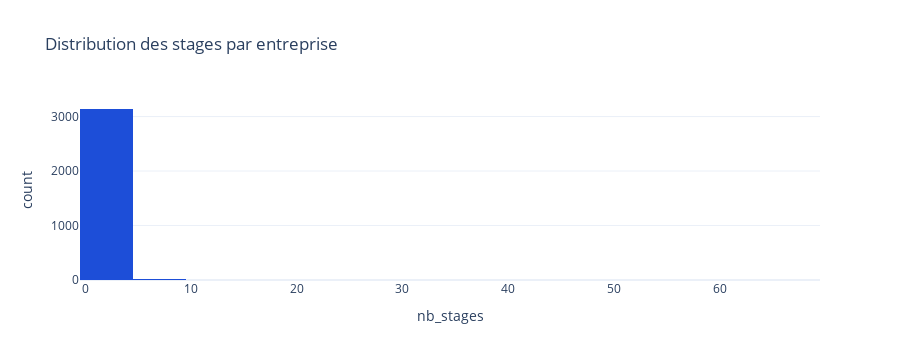

Here is the notebook cell this chart was saved with:
### Code cell
# Histogramme: distribution des stages par entreprise
if "Société" in cols or "Societe" in cols:
    ent_col = "\"Société\"" if "Société" in cols else "Societe"
    df_comp_hist = show_df(
        f"SELECT COUNT(*) AS nb_stages FROM stages_clean GROUP BY {ent_col}"
    )
else:
    df_comp_hist = None

if df_comp_hist is None or df_comp_hist.empty:
    fig = empty_fig("Distribution des stages par entreprise", "Aucune donnee entreprise.")
else:
    fig = px.histogram(df_comp_hist, x="nb_stages", nbins=20,
                       title="Distribution des stages par entreprise")
    fig.update_layout(height=360)
fig

### Figure 1 — Plotly figure (JSON) as saved in the notebook; plotly's stock layout.template omitted (floating-point values rounded to 4 significant figures; data arrays with more than 128 entries replaced by an {"elided": "..."} marker saying what was removed)
{"data": [{"bingroup": "x", "hovertemplate": "nb_stages=%{x}<br>count=%{y}<extra></extra>", "legendgroup": "", "marker": {"color": "#1D4ED8", "pattern": {"shape": ""}}, "name": "", "nbinsx": 20, "orientation": "v", "showlegend": false, "type": "histogram", "x": {"elided": "3167 int values"}, "xaxis": "x", "yaxis": "y"}], "layout": {"barmode": "relative", "height": 360, "legend": {"tracegroupgap": 0}, "title": {"text": "Distribution des stages par entreprise"}, "xaxis": {"anchor": "y", "domain": [0, 1], "title": {"text": "nb_stages"}}, "yaxis": {"anchor": "x", "domain": [0, 1], "title": {"text": "count"}}}}
